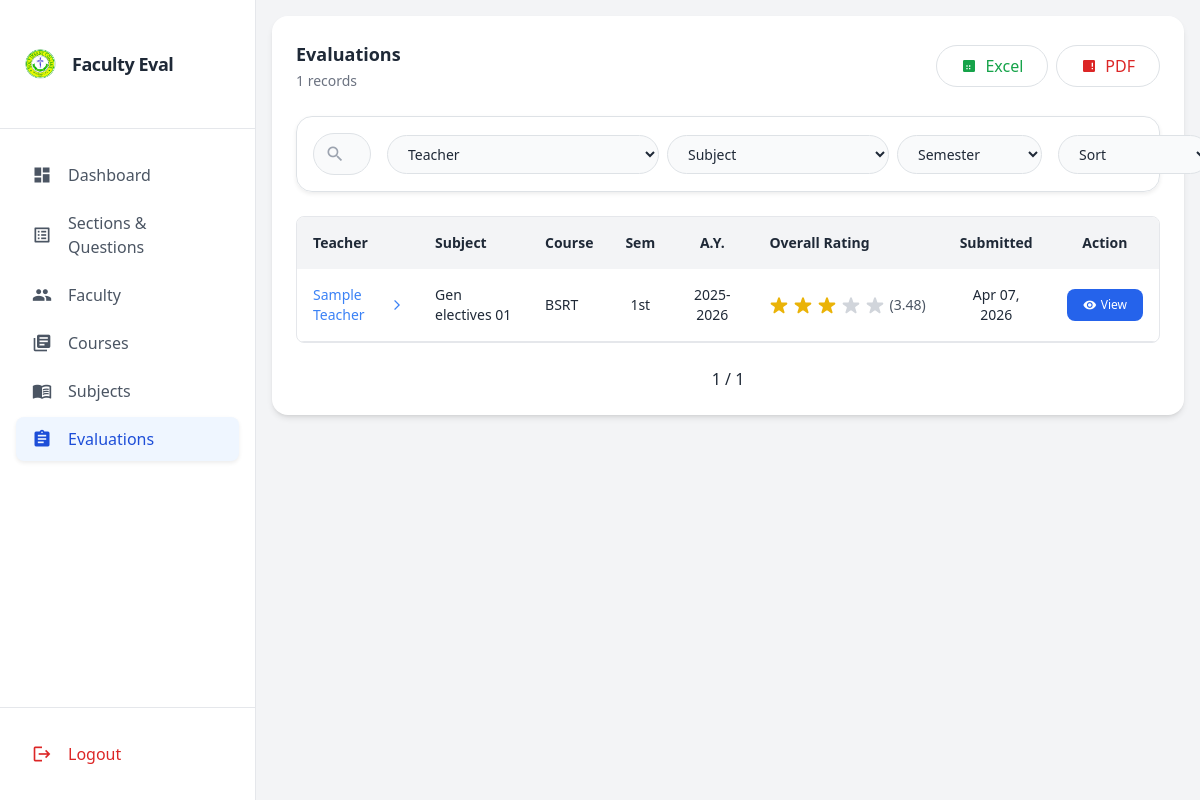
Screenshot of /evaluations-list/ (signed in) with the database file from the repository.
### evaluation/models.py (models this page shows, shortened)
class TeacherEvaluation(models.Model):
    teacher = models.ForeignKey(
        'Teacher',
        on_delete=models.CASCADE,
        related_name='evaluations'
    )
    student_id = models.CharField(max_length=50)  # Anonymous student identifier
    student_name = models.CharField(max_length=100, null=True,blank=True)  # Optional student name
    subject = models.ForeignKey(
        'Subject',
        on_delete=models.SET_NULL,
        null=True,
        blank=True
    )
    course = models.ForeignKey(
        'Course',
        on_delete=models.SET_NULL,
        null=True,
        blank=True
    )
    semester = models.CharField(max_length=20, blank=True)
    academic_year = models.CharField(max_length=20, blank=True)
    year_level = models.CharField(max_length=20, blank=True)
    submitted_at = models.DateTimeField(auto_now_add=True)
    overall_rating = models.FloatField(null=True, blank=True)
    commendable_features = models.TextField(blank=True, null=True)
    suggestions_improvement = models.TextField(blank=True, null=True)
    class Meta:
        unique_together = (
            'teacher',
            'student_id',
            'subject',
            'course',
            'semester',
            'academic_year'
        )
    @property
    def overall_computed_rating(self):
        ratings = []
        for item in self.items.all():
            try:
                ratings.append(float(item.rating))
            except (ValueError, TypeError):
                continue
        if ratings:
            return round(sum(ratings)/len(ratings), 2)
        return None

class Teacher(models.Model):
    first_name = models.CharField(max_length=50, null=True, blank=True)
    last_name = models.CharField(max_length=50, null=True, blank=True)

class Subject(models.Model):
    name = models.CharField(max_length=100)
    code = models.CharField(max_length=20, blank=True, null=True)

class Course(models.Model):
    name = models.CharField(max_length=100, unique=True)
    code = models.CharField(max_length=20, blank=True, null=True)

### evaluation/views.py (the view, shortened to what this page needs)
# urls.py: path('evaluations-list/', views.evaluations_list, name='evaluations_list'),
@login_required(login_url='admin_login')
def evaluations_list(request):
    qs = TeacherEvaluation.objects.select_related('teacher', 'subject', 'course').prefetch_related('items')
    teacher_id = request.GET.get('teacher')
    subject_id = request.GET.get('subject')
    semester = request.GET.get('semester')
    search = request.GET.get('search')
    sort = request.GET.get('sort')
    export = request.GET.get('export')
    if teacher_id:
        qs = qs.filter(teacher_id=teacher_id)
    if subject_id:
        qs = qs.filter(subject_id=subject_id)
    if semester:
        qs = qs.filter(semester=semester)
    if search:
        qs = qs.filter(
            Q(teacher__first_name__icontains=search) |
            Q(teacher__last_name__icontains=search) |
            Q(subject__name__icontains=search)
        )
    updates = []
    for e in qs:
        if hasattr(e, 'overall_computed_rating') and e.overall_computed_rating is not None:
            e.overall_rating = e.overall_computed_rating
        rating = e.overall_rating or 0
        filled = int(rating)
        half = 1 if (rating - filled) >= 0.5 else 0
        empty = 5 - filled - half
        e.filled_stars_list = range(filled)
        e.half_star_list = range(half)
        e.empty_stars_list = range(empty)
        updates.append(e)
    if updates:
        TeacherEvaluation.objects.bulk_update(updates, ['overall_rating'])
    if sort == "date_desc":
        qs = qs.order_by('-submitted_at')
    elif sort == "date_asc":
        qs = qs.order_by('submitted_at')
    elif sort == "rating_desc":
        qs = sorted(qs, key=lambda x: (getattr(x, 'overall_computed_rating', 0) or 0), reverse=True)
    elif sort == "rating_asc":
        qs = sorted(qs, key=lambda x: (getattr(x, 'overall_computed_rating', 0) or 0))
    paginator = Paginator(qs, 10)
    page_obj = paginator.get_page(request.GET.get('page'))
    context = {
        'page_obj': page_obj,
        'teachers': Teacher.objects.all(),
        'subjects': Subject.objects.all(),
        'selected_teacher': teacher_id or '',
        'selected_subject': subject_id or '',
        'selected_semester': semester or '',
        'search': search or '',
        'sort': sort or '',
    }
    return render(request, 'admins/evaluations.html', context)

### templates/admins/evaluations.html (shortened to what this page needs)
{% extends 'admins/base.html' %}
{% block content %}
<div class="max-w-7xl mx-auto p-4 md:p-6 bg-white rounded-2xl shadow-md relative">
    <div class="flex sm:flex-row justify-between sm:items-center gap-3 mb-4">
        <div>
            <h2 class="text-lg font-semibold text-gray-800">Evaluations</h2>
            <span class="text-sm text-gray-500">{{ page_obj.paginator.count }} records</span>
        </div>
        <div class="flex items-center gap-2 justify-start sm:justify-end">
            <div class="hidden sm:flex gap-2">
                <a id="exportExcel"
                class="flex items-center cursor-pointer gap-2 bg-white border border-green-600 text-green-600 px-4 py-2 rounded-full font-medium hover:bg-green-50 hover:shadow transition duration-200">
                    <svg xmlns="http://www.w3.org/2000/svg" class="h-4 w-4" fill="currentColor" viewBox="0 0 24 24">
                        <path d="M19 3H5a2 2 0 00-2 2v14a2 2 0 002 2h14a2 2 0 002-2V5a2 2 0 00-2-2zm-9 14H8v-2h2v2zm0-4H8v-2h2v2zm4 4h-2v-2h2v2zm0-4h-2v-2h2v2z"/>
                    </svg>
                    Excel
                </a>
                <a id="exportPDF"
                class="flex items-center cursor-pointer gap-2 bg-white border border-red-600 text-red-600 px-4 py-2 rounded-full font-medium hover:bg-red-50 hover:shadow transition duration-200">
                    <svg xmlns="http://www.w3.org/2000/svg" class="h-4 w-4" fill="currentColor" viewBox="0 0 24 24">
                        <path d="M19 3H5a2 2 0 00-2 2v14a2 2 0 002 2h14a2 2 0 002-2V5a2 2 0 00-2-2zm-1 14h-2v-2h2v2zm0-4h-2V7h2v6z"/>
                    </svg>
                    PDF
                </a>
            </div>
        </div>
    </div>
    <div class="bg-white/80 backdrop-blur border border-gray-200 rounded-2xl p-3 shadow-sm mb-4">
        <div class="flex flex-col gap-3 md:flex-row md:items-center md:justify-between">
            <div class="relative w-full md:w-1/3">
                <span class="material-icons absolute left-3 top-1/2 -translate-y-1/2 text-gray-400 text-[20px]">
                </span>
                <input
                    type="text"
                    id="searchInput"
                    placeholder="Search teacher, subject..."
                    class="w-full pl-10 pr-4 py-2.5 text-sm rounded-full border border-gray-200 bg-gray-50 focus:bg-white focus:ring-2 focus:ring-blue-500 focus:outline-none transition"
                >
            </div>
            <div class="flex flex-col sm:flex-row gap-2 w-full md:w-auto">
                <select class="filter w-full sm:w-auto px-3 py-2 text-sm rounded-full border border-gray-200 bg-gray-50 focus:ring-2 focus:ring-blue-500 transition">
                    <option value="">Teacher</option>
                </select>
                <select class="filter w-full sm:w-auto px-3 py-2 text-sm rounded-full border border-gray-200 bg-gray-50 focus:ring-2 focus:ring-blue-500 transition">
                    <option value="">Subject</option>
                </select>
                <select class="filter w-full sm:w-auto px-3 py-2 text-sm rounded-full border border-gray-200 bg-gray-50 focus:ring-2 focus:ring-blue-500 transition">
                    <option value="">Semester</option>
                </select>
            </div>
            <div class="w-full sm:w-auto">
                <select
                    id="sortSelect"
                    class="w-full sm:w-auto px-3 py-2 text-sm rounded-full border border-gray-200 bg-gray-50 focus:ring-2 focus:ring-blue-500 transition"
                >
                    <option value="">Sort</option>
                </select>
            </div>
        </div>
    </div>
    <div id="evaluationContent">
        <div class="relative overflow-auto md:border rounded-lg max-h-[70vh]">
            <table class="min-w-full text-sm">
                <thead class="bg-gray-100 sticky top-0">
                    <tr>
                        <th class="p-3 text-left">Teacher</th>
                        <th class="p-3">Subject</th>
                        <th class="p-3">Course</th>
                        <th class="p-3 text-center">Sem</th>
                        <th class="p-3 text-center">A.Y.</th>
                        <th class="p-3 text-left">Overall Rating</th>
                        <th class="p-3 text-center">Submitted</th>
                        <th class="p-3 text-center">Action</th>
                    </tr>
                </thead>
                <tbody id="tableBody">
                    {% for eval in page_obj %}
                    <tr class="border-b">
                        <td class="p-3">
                            <a href="{% url 'teacher_detail' eval.teacher.id %}" class="text-blue-500 flex items-center gap-1">
                                {{ eval.teacher.first_name }} {{ eval.teacher.last_name }}
                                <span class="material-icons text-xs">arrow_forward_ios</span>
                            </a>
                        </td>
                        <td class="p-3">{{ eval.subject.name }}</td>
                        <td class="p-3">{{ eval.course.name }}</td>
                        <td class="p-3 text-center">{{ eval.semester }}</td>
                        <td class="p-3 text-center">{{ eval.academic_year }}</td>
                            <td class="p-3 text-center">
                            {% if eval.overall_rating %}
                                <div class="flex items-center justify-center space-x-1">
                                    <span class="ml-2 text-sm text-gray-600">({{ eval.overall_rating|floatformat:2 }})</span>
                                </div>
                            {% else %}
                                N/A
                            {% endif %}
                        </td>
                        <td class="p-3 text-center">{{ eval.submitted_at|date:"M d, Y" }}</td>
                        <td class="p-3 text-center">
                            <a href="{% url 'evaluation_detail' eval.id %}"
                            class="inline-flex items-center gap-1 bg-blue-600 hover:bg-blue-700 text-white px-3 py-1.5 rounded-lg text-xs">
                                <span class="material-icons text-sm">visibility</span>
                                View
                            </a>
                        </td>
                    </tr>
                    {% empty %}
                    <tr>
                        <td colspan="7" class="p-6 text-center text-gray-500">No evaluations found.</td>
                    </tr>
                    {% endfor %}
                </tbody>
            </table>
        </div>
        <div class="mt-4 flex justify-center gap-2" id="pagination">
            <span>{{ page_obj.number }} / {{ page_obj.paginator.num_pages }}</span>
        </div>
    </div>
</div>
{% endblock %}

### rows the page displays
TeacherEvaluation: teacher.first_name "Sample", teacher.last_name "Teacher", subject.name "Gen electives 01", course.name "BSRT", semester "1st", academic_year "2025-2026", overall_rating "3.48", submitted_at "Apr 07, 2026"

### other values shown
{{ page_obj.paginator.count }} "1"
{{ page_obj.number }} "1"
{{ page_obj.paginator.num_pages }} "1"
